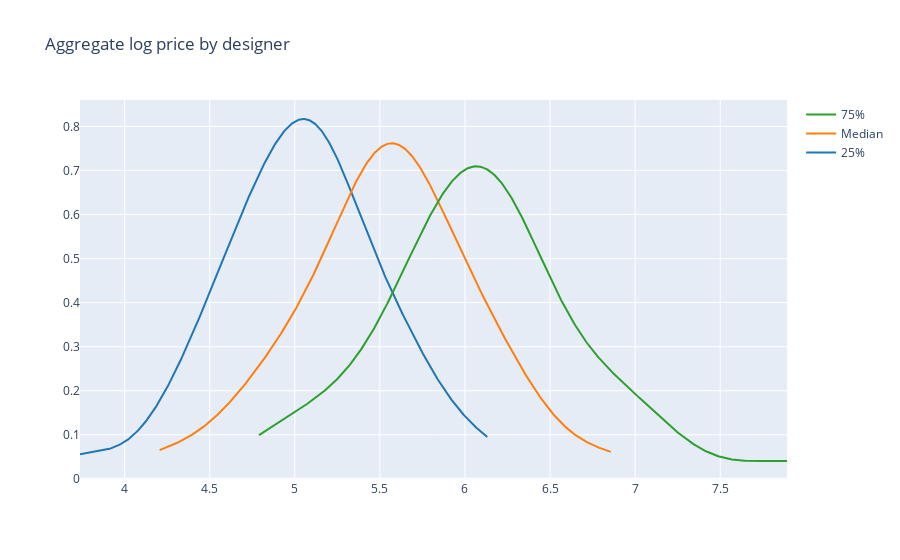

This figure's notebook cell:
### Code cell
fig = ff.create_distplot(
    hist_data=[
        lprice_by_designer_q1,
        lprice_by_designer_med, 
        lprice_by_designer_q3
    ], 
    group_labels=["25%", "Median", "75%"], 
    show_hist=False, 
    show_rug=False
)
fig.update_layout(title_text="Aggregate log price by designer")
fig.show()

### Figure 1 — Plotly figure (JSON) as saved in the notebook; plotly's stock layout.template omitted (floating-point values rounded to 4 significant figures; data arrays with more than 128 entries replaced by an {"elided": "..."} marker saying what was removed)
{"data": [{"legendgroup": "25%", "marker": {"color": "rgb(31, 119, 180)"}, "mode": "lines", "name": "25%", "showlegend": true, "type": "scatter", "x": {"elided": "500 float values"}, "xaxis": "x", "y": {"elided": "500 float values"}, "yaxis": "y"}, {"legendgroup": "Median", "marker": {"color": "rgb(255, 127, 14)"}, "mode": "lines", "name": "Median", "showlegend": true, "type": "scatter", "x": {"elided": "500 float values"}, "xaxis": "x", "y": {"elided": "500 float values"}, "yaxis": "y"}, {"legendgroup": "75%", "marker": {"color": "rgb(44, 160, 44)"}, "mode": "lines", "name": "75%", "showlegend": true, "type": "scatter", "x": {"elided": "500 float values"}, "xaxis": "x", "y": {"elided": "500 float values"}, "yaxis": "y"}], "layout": {"barmode": "overlay", "hovermode": "closest", "legend": {"traceorder": "reversed"}, "title": {"text": "Aggregate log price by designer"}, "xaxis": {"anchor": "y2", "domain": [0, 1], "zeroline": false}, "yaxis": {"anchor": "free", "domain": [0, 1], "position": 0}}}
